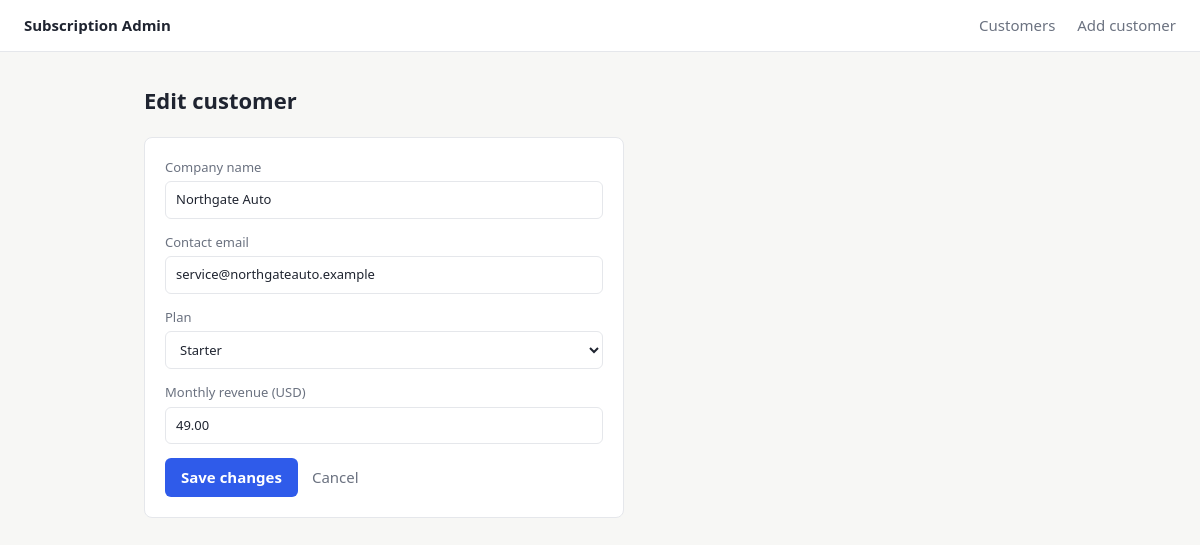
/edit.php?id=14, run on the app's committed database.
### tables this page shows
CREATE TABLE customers (
    id              INT UNSIGNED NOT NULL AUTO_INCREMENT PRIMARY KEY,
    company_name    VARCHAR(120)  NOT NULL,
    contact_email   VARCHAR(190)  NOT NULL,
    subscription_plan ENUM('starter','growth','enterprise') NOT NULL DEFAULT 'starter',
    monthly_revenue DECIMAL(10,2) NOT NULL DEFAULT 0.00,
    created_date    DATE          NOT NULL,
    UNIQUE KEY uq_contact_email (contact_email)
);

### public/edit.php (the view, shortened to what this page needs)
<?php
require __DIR__ . '/layout.php';
$pdo    = db();
$errors = [];
if ($_SERVER['REQUEST_METHOD'] === 'POST') {
    $id    = (int) ($_POST['id'] ?? 0);
    $input = [
        'company_name'      => trim((string) ($_POST['company_name'] ?? '')),
        'contact_email'     => trim((string) ($_POST['contact_email'] ?? '')),
        'subscription_plan' => (string) ($_POST['subscription_plan'] ?? 'starter'),
        'monthly_revenue'   => trim((string) ($_POST['monthly_revenue'] ?? '')),
    ];
    if ($input['company_name'] === '') {
        $errors[] = 'Company name is required.';
    }
    if (!filter_var($input['contact_email'], FILTER_VALIDATE_EMAIL)) {
        $errors[] = 'A valid contact email is required.';
    }
    if (!in_array($input['subscription_plan'], PLANS, true)) {
        $errors[] = 'Unknown plan.';
    }
    if (!is_numeric($input['monthly_revenue']) || (float) $input['monthly_revenue'] < 0) {
        $errors[] = 'Monthly revenue must be a number of 0 or more.';
    }
    if (!$errors) {
        $stmt = $pdo->prepare(
            'UPDATE customers
             SET company_name = :company_name,
                 contact_email = :contact_email,
                 subscription_plan = :subscription_plan,
                 monthly_revenue = :monthly_revenue
             WHERE id = :id'
        );
        $stmt->execute([
            ':company_name'      => $input['company_name'],
            ':contact_email'     => $input['contact_email'],
            ':subscription_plan' => $input['subscription_plan'],
            ':monthly_revenue'   => (float) $input['monthly_revenue'],
            ':id'                => $id,
        ]);
        header('Location: index.php?msg=updated');
        exit;
    }
    $customer = $input + ['id' => $id];
} else {
    $id   = (int) ($_GET['id'] ?? 0);
    $stmt = $pdo->prepare('SELECT * FROM customers WHERE id = :id');
    $stmt->execute([':id' => $id]);
    $customer = $stmt->fetch();
}
?>
<form method="post" class="card">
    <label>Company name
        <input type="text" name="company_name" value="<?= e($customer['company_name']) ?>" required>
    </label>
    <label>Contact email
        <input type="email" name="contact_email" value="<?= e($customer['contact_email']) ?>" required>
    </label>
    <label>Plan
        <select name="subscription_plan">
            <?php foreach (PLANS as $p): ?>
                <option value="<?= e($p) ?>" <?= ($customer['plan'] ?? '') === $p ? 'selected' : '' ?>><?= e(ucfirst($p)) ?></option>
            <?php endforeach; ?>
        </select>
    </label>
    <label>Monthly revenue (USD)
        <input type="number" step="0.01" min="0" name="monthly_revenue" value="<?= e((string) $customer['monthly_revenue']) ?>" required>
    </label>
    <div class="actions">
        <button type="submit">Save changes</button>
        <a href="index.php">Cancel</a>
    </div>
</form>

### public/style.css (style rules this page uses)
:root { --ink: #1f2430; --muted: #6b7280; --line: #e5e7eb; --bg: #f7f7f5; --card: #ffffff; --accent: #2f5bea; }
* { box-sizing: border-box; }
body { margin: 0; font: 15px/1.5 system-ui, -apple-system, "Segoe UI", sans-serif; color: var(--ink); background: var(--bg); }
.card { max-width: 480px; padding: 20px; background: var(--card); border: 1px solid var(--line); border-radius: 8px; }
.card label { display: block; margin-bottom: 14px; font-size: 13px; color: var(--muted); }
.card input, .card select, .filters select { display: block; width: 100%; margin-top: 4px; padding: 8px 10px; font: inherit; color: var(--ink); border: 1px solid var(--line); border-radius: 6px; background: #fff; }
.actions { display: flex; gap: 14px; align-items: center; margin-top: 6px; }
button { padding: 8px 16px; font: inherit; font-weight: 600; color: #fff; background: var(--accent); border: 0; border-radius: 6px; cursor: pointer; }
.actions a { color: var(--muted); text-decoration: none; }

### data on the page
customers: company_name "Northgate Auto", contact_email "service@northgateauto.example", monthly_revenue "49.00"

### other printed values
$title "Edit customer"
form field subscription_plan "Starter"
